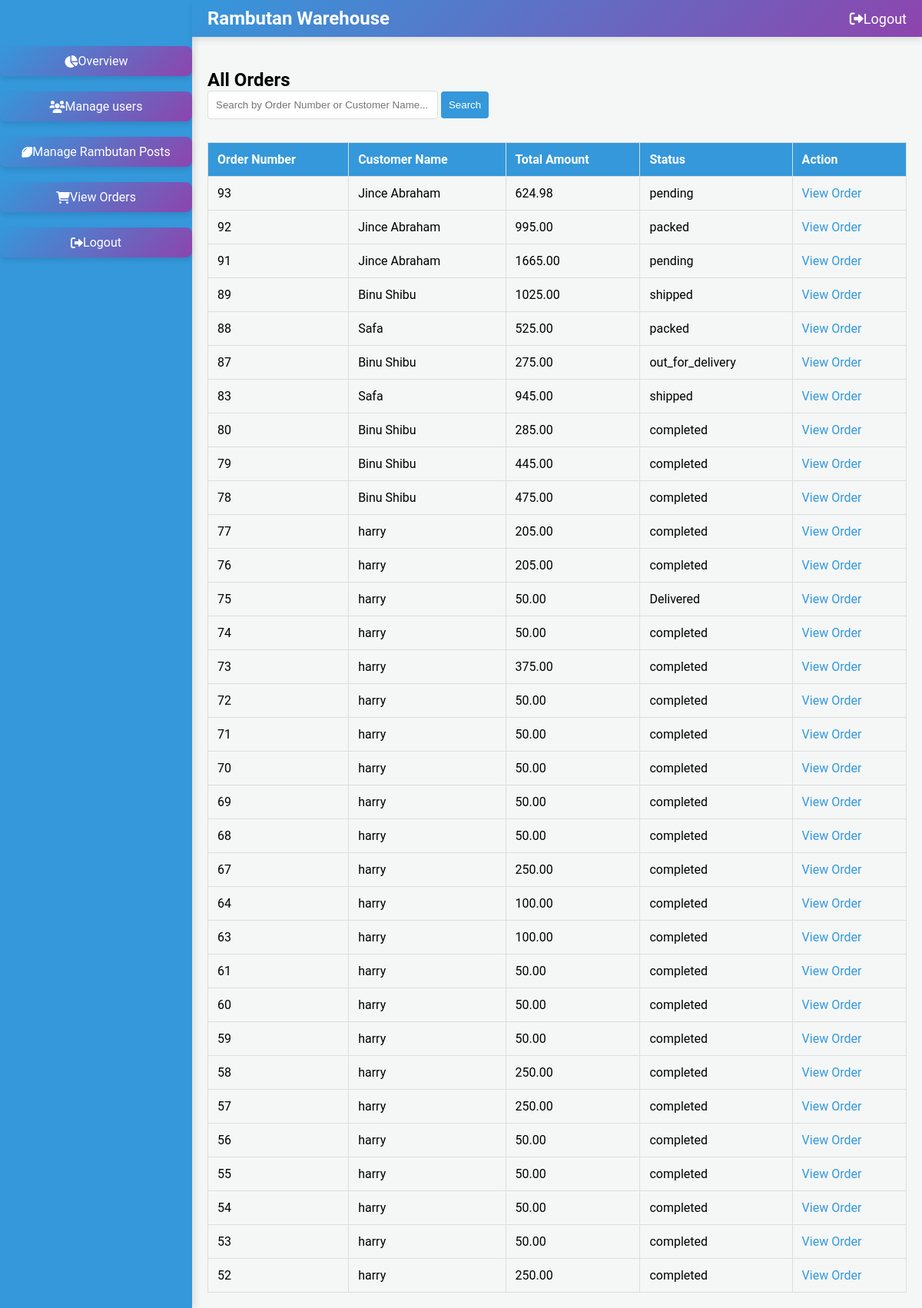
/orders/, run on an earlier commit of the app's database.
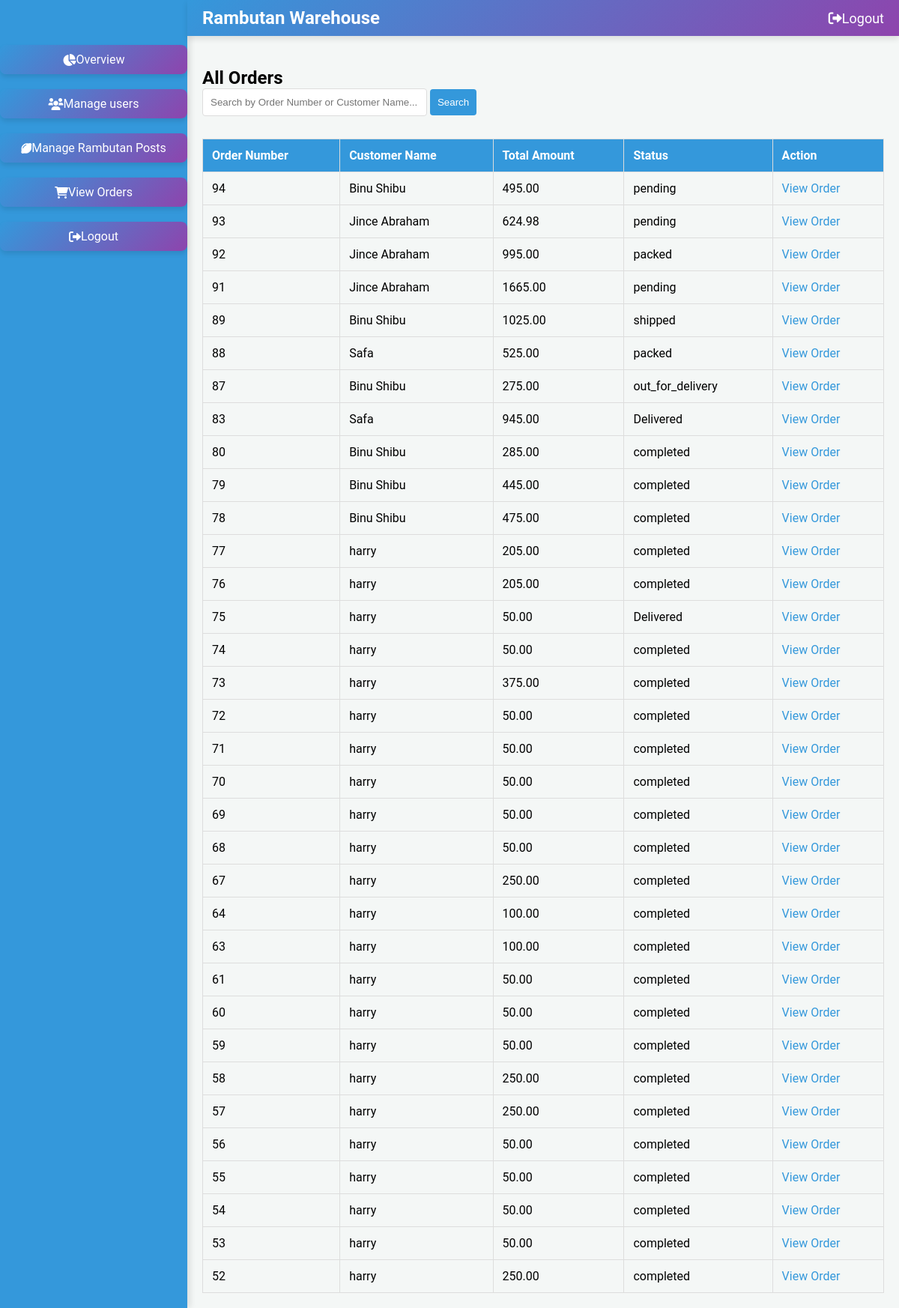
And on a later commit of the database.
### warehouse/models.py (models this page shows, shortened)
class Order(models.Model):
    ORDER_STATUS_CHOICES = [
        ('pending', 'Pending'),
        ('processed', 'Processed'),
        ('packed', 'Packed'),
        ('shipped', 'Shipped'),
        ('out_for_delivery', 'Out for Delivery'),
        ('delivered', 'Delivered'),
        ('cancelled', 'Cancelled'),
    ]
    order_number = models.AutoField(primary_key=True)
    user = models.ForeignKey(settings.AUTH_USER_MODEL, on_delete=models.CASCADE, related_name='orders')
    billing_detail = models.ForeignKey(BillingDetail, on_delete=models.CASCADE, related_name='orders')
    total_amount = models.DecimalField(max_digits=10, decimal_places=2)
    payment_method = models.CharField(max_length=50)
    razorpay_order_id = models.CharField(max_length=255, blank=True, null=True)
    razorpay_payment_id = models.CharField(max_length=255, blank=True, null=True)
    razorpay_signature = models.CharField(max_length=255, blank=True, null=True)
    order_status = models.CharField(max_length=20, choices=ORDER_STATUS_CHOICES, default='pending')
    payment_status = models.CharField(max_length=20, choices=[
        ('pending', 'Pending'),
        ('completed', 'Completed'),
        ('failed', 'Failed')
    ], default='pending')
    created_at = models.DateTimeField(auto_now_add=True)
    packed_at = models.DateTimeField(null=True, blank=True)
    shipped_at = models.DateTimeField(null=True, blank=True)
    out_for_delivery_at = models.DateTimeField(null=True, blank=True)
    delivered_at = models.DateTimeField(null=True, blank=True)
    delivery_boy = models.ForeignKey(
        'DeliveryBoy',
        on_delete=models.SET_NULL,
        null=True,
        blank=True,
        related_name='assigned_orders'
    )
    class Meta:
        ordering = ['-created_at']

class Registeruser(AbstractUser):
    username = models.EmailField(unique=True)
    name = models.CharField(max_length=50,default='noname')
    contact = models.CharField(max_length=250, blank=True)
    address = models.CharField(max_length=250, blank=True)
    place = models.CharField(max_length=100, blank=True)
    role = models.CharField(max_length=10, choices=ROLE_CHOICES)
    is_active = models.BooleanField(default=True)
    groups = models.ManyToManyField(
        Group,
        related_name='registeruser_set',  # Custom related_name
        blank=True,
        help_text='The groups this user belongs to. A user will get all permissions granted to each of their groups.'
    )
    user_permissions = models.ManyToManyField(
        Permission,
        related_name='registeruser_set',  # Custom related_name
        blank=True,
        help_text='Specific permissions for this user.'
    )

### warehouse/views.py (the view)
# urls.py: path('orders/', views.view_orders, name='view_orders'),
def view_orders(request):
    search_query = request.GET.get('search', '')
    if search_query:
        orders = Order.objects.filter(
            Q(order_number__icontains=search_query) |
            Q(user__name__icontains=search_query)
        )
    else:
        orders = Order.objects.all()
    context = {
        'orders': orders,
    }
    return render(request, 'view_orders.html', context)

### warehouse/templates/view_orders.html (shortened to what this page needs)
{% load static %}
<!DOCTYPE html>
<html lang="en">
<head>
    <link rel="stylesheet" href="https://cdnjs.cloudflare.com/ajax/libs/font-awesome/6.0.0-beta3/css/all.min.css">
    <link href="https://cdn.jsdelivr.net/npm/sweetalert2@11/dist/sweetalert2.min.css" rel="stylesheet">
</head>
<body>
    <div class="sidebar">
        <ul>
            <li><a href="{% url 'admin_dashboard' %}"><i class="fas fa-chart-pie"></i> Overview</a></li>
            <li><a href="{% url 'manage_users' %}"><i class="fas fa-users"></i> Manage users</a></li>
            <li><a href="{% url 'manage_rambutan_posts' %}"><i class="fas fa-lemon"></i> Manage Rambutan Posts</a></li>
            <li><a href="{% url 'view_orders' %}"><i class="fas fa-shopping-cart"></i> View Orders</a></li>
            <li><a href="{% url 'logout' %}" id="sidebar-logout"><i class="fas fa-sign-out-alt"></i> Logout</a></li>
        </ul>
    </div>
    <div class="top-navbar">
        <div class="logo">
            <span class="logo-text">Rambutan Warehouse</span>
        </div>
        <ul>
            <li><a href="{% url 'logout' %}"><i class="fa fa-sign-out-alt"></i> Logout</a></li>
        </ul>
    </div>
    <div class="main">
        <h2>All Orders</h2>
        <div class="search-container">
            <form method="GET" action="">
                <input type="text" name="search" placeholder="Search by Order Number or Customer Name...">
                <button type="submit">Search</button>
            </form>
        </div>
        <div class="table-container">
            <table>
                <tr>
                    <th>Order Number</th>
                    <th>Customer Name</th>
                    <th>Total Amount</th>
                    <th>Status</th>
                    <th>Action</th>
                </tr>
                {% for order in orders %}
                <tr>
                    <td>{{ order.order_number }}</td>
                    <td>{{ order.user.name }}</td>
                    <td>{{ order.total_amount }}</td>
                    <td>{{ order.order_status }}</td>
                    <td>
                        <a href="{% url 'admin_order' order.order_number %}">View Order</a>
                    </td>
                </tr>
                {% empty %}
                <tr>
                    <td colspan="5">No orders found</td>
                </tr>
                {% endfor %}
            </table>
        </div>
    </div>
</body>
</html>

What changed in the data, as far as the page shows it:
added Order: order_number "94", user.name "Binu Shibu", total_amount "495.00", order_status "pending"
changed Order id 83: order_status "shipped" → "Delivered"
